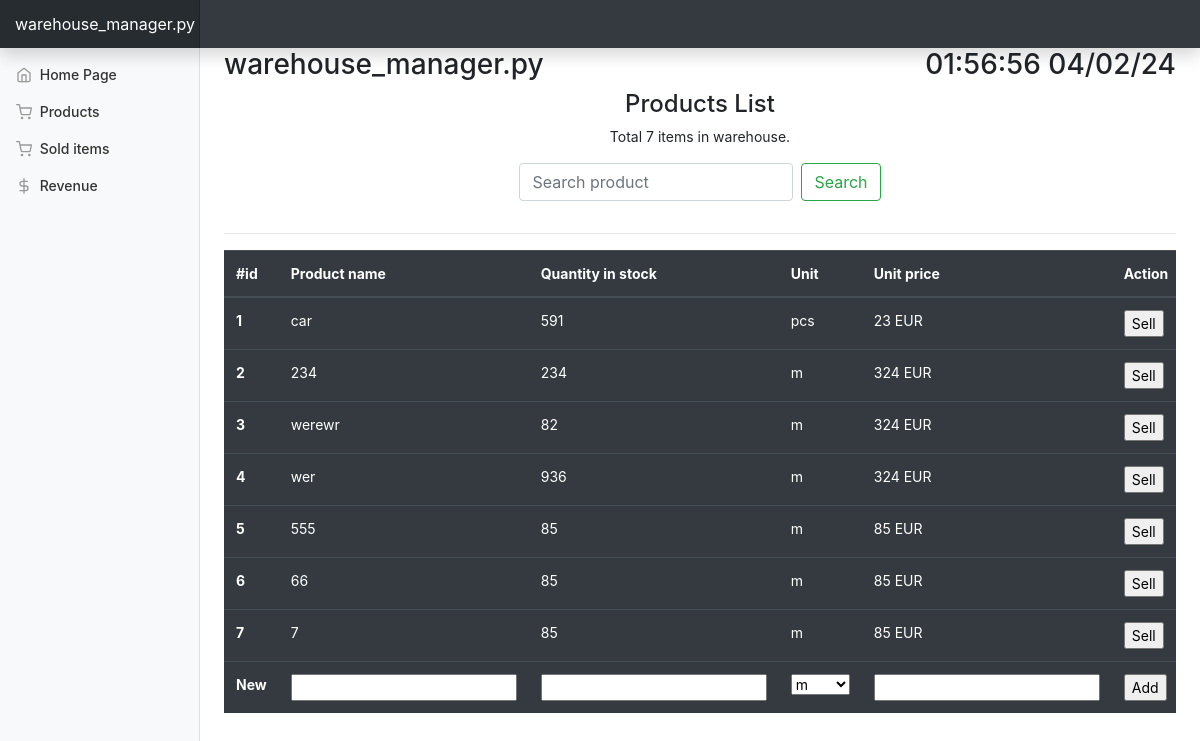
Page /products on the committed database.
### app/models.py (models this page shows, shortened)
class Item(db.Model):
    id = db.Column(db.Integer, primary_key=True)
    name = db.Column(db.String(100), index=True, unique=True)
    quantity_in_stock = db.Column(db.Integer, index=True)
    quantity_sold = db.Column(db.Integer, index=True)
    unit = db.Column(db.String(100), index=True)
    unit_price = db.Column(db.Integer, index=True)

### app/routes.py (the view, shortened to what this page needs)
@app.route('/products', methods=["GET", "POST"])
def products_list():
    global prev_path
    prev_path = request.path
    addItemForm = ProductAddForm()
    search_query = request.args.get('search')
    if search_query:
        items = Item.query.filter(Item.name.ilike(f"%{search_query}%"),
                                  Item.quantity_in_stock > 0).all()
        items_found_count = len(items)
        items_count = len(Item.query.filter(Item.quantity_in_stock > 0).all())
    else:
        items = Item.query.filter(Item.quantity_in_stock > 0).all()
        items_count = len(items)
        items_found_count = None
    sorted_items = sorted([item if item.quantity_in_stock > 0 else None for item in items],
                          key=lambda item: item.id)
    return render_template("products_list.html",
                           date_and_time=get_current_time_and_date(),
                           form=addItemForm,
                           items=sorted_items,
                           items_found_count=items_found_count,
                           items_count=items_count,
                           search_query=search_query if search_query else None,
                           )

### app/forms.py
class ProductAddForm(FlaskForm):
    name = StringField('Name',
                       validators=[DataRequired()])
    quantity_in_stock = DecimalField('Quantity',
                            validators=[DataRequired(),
                                        NumberRange(min=0,
                                                    message=None)])
    unit = SelectField('Unit',
                       validators=[DataRequired()],
                       choices=[('m', 'm'),
                                ('kg', 'kg'),
                                ('pcs', 'pcs'),
                                ('box', 'box'),
                                ('pallet', 'pallet')])
    unit_price = DecimalField('Unit price',
                              validators=[DataRequired(),
                                          NumberRange(min=0,
                                                      message=None)])

### app/utils.py (called while the page is built)
def get_current_time_and_date():
    date_and_time = datetime.datetime.now()
    return date_and_time.strftime("%X %x")

### app/templates/products_list.html (shortened to what this page needs)
{% extends "base.html" %}
{% block content %}
<div>
  <div class="w-100 d-flex flex-column justify-content-center align-items-center">
    <h4>Products List</h4>
    <p>{% if items_count == 0 %} No items in warehouse.
       {%  elif items_count == 1 %} {{ items_count}} item in warehouse.
       {%  else %} Total {{ items_count}} items in warehouse.
       {% endif %}
    </p>
    {% if items %}
    <form class="form-inline mb-3" action="/products" method="GET">
      <input class="form-control mr-sm-2" type="text" value="{% if search_query %}{{ search_query }}{% endif %}" placeholder="Search product" aria-label="Search product" name="search">
      <button class="btn btn-outline-success" type="submit">Search</button>
    </form>
    {% endif %}
  </div>
    <hr>
  <div class="table-responsive">
    <table class="table table-dark">
      <thead>
        <tr>
          <th scope="col">#id</th>
          <th scope="col">Product name</th>
          <th scope="col">Quantity in stock</th>
          <th scope="col">Unit</th>
          <th scope="col">Unit price</th>
          <th scope="col">Action</th>
        </tr>
      </thead>
      <tbody>
        {% if items %}
        {% for item in items %}
          <tr>
            <th scope="row">{{ item.id }}</th>
            <td>{{ item.name }}</td>
            <td>{{ item.quantity_in_stock }}</td>
            <td>{{ item.unit }}</td>
            <td>{{ item.unit_price }} EUR</td>
            <td>
              <form method="GET" action="/sell/{{ item.name }}">
                <input type="submit" value="Sell">
              </form>
            </td>
          </tr>
        {% endfor %}
        {% else %}
        <div class="w-100 d-flex flex-column justify-content-center align-items-center">
          <h4>Empty. No products,</h4>
        </div>
        {% endif %}
          <form method="POST" action="/products">
            <tr>
              <th score="row">New</th>
                {% for field in form if field.widget.input_type != 'hidden' %}
                  <td>{{ field }}</td>
                {% endfor %}
                <td><input type="submit" value="Add"></td>
              </tr>
          </form>
        </tbody>
    </table>
  </div>
</div>
{% endblock %}

### static/css/dashboard.css (style rules this page uses)
body { font-size: .875rem; }

### rows in the picture
Item: id "1", name "car", quantity_in_stock "591", unit "pcs", unit_price "23"
Item: id "2", name "234", quantity_in_stock "234", unit "m", unit_price "324"
Item: id "3", name "werewr", quantity_in_stock "82", unit "m", unit_price "324"
Item: id "4", name "wer", quantity_in_stock "936", unit "m", unit_price "324"
Item: id "5", name "555", quantity_in_stock "85", unit "m", unit_price "85"
Item: id "6", name "66", quantity_in_stock "85", unit "m", unit_price "85"
Item: id "7", name "7", quantity_in_stock "85", unit "m", unit_price "85"

### other values in the picture
{{ date_and_time }} "01:56:56 04/02/24"
{{ items_count }} "7"
